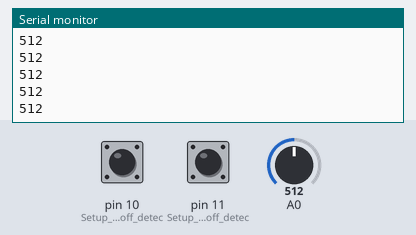
This sketch was run on a simulated Arduino Uno, built with avr-gcc and run on an emulated ATmega328P. On the bench: the last lines printed to the serial monitor. Inputs (shaded band) come from the test bench; at power-on: A0 = 512, pin 10 (Setup_for_leads_off_detec) LOW, pin 11 (Setup_for_leads_off_detec) LOW.

Above: at 1.2 s.
1.3 s: A0 set to 716
At 2.3 s:
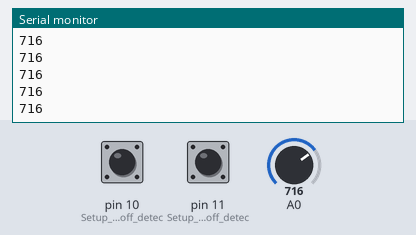
2.8 s: pin 10 (Setup_for_leads_off_detec) pulled HIGH for 0.15 s
4.4 s: A0 set to 900
At 4.9 s:
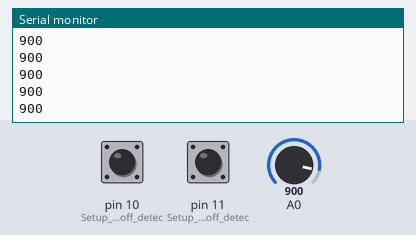
5.9 s: pin 11 (Setup_for_leads_off_detec) pulled HIGH for 3.2 s
Timing chart, 0 to 8.9 s (numbered marks = the images above; inputs shaded):
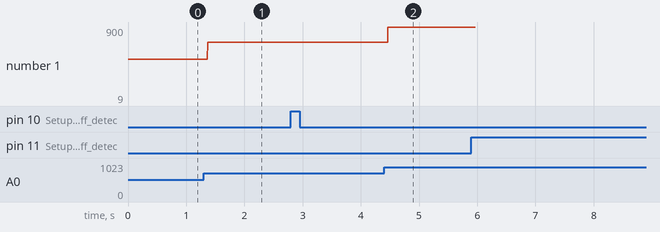

The sketch:

medtrics.ino
```cpp
void setup() {
  // initialize the serial communication:
  Serial.begin(9600);
  pinMode(10, INPUT); // Setup for leads off detection LO +
  pinMode(11, INPUT); // Setup for leads off detection LO -

}

void loop() {

  if((digitalRead(10) == 1)||(digitalRead(11) == 1)){
    //Serial.println('!');
  }
  else{
    // send the value of analog input 0:
      int value = analogRead(A0);
      //Serial.print(millis());
      //Serial.print(",");
      Serial.println(value);

  }
  //Wait for a bit to keep serial data from saturating
  delayMicroseconds(3900);
}
```

Measured:
- after the input at 1.3 s, the serial monitor: prints a new line after 0.07 s (image 1)
- after the input at 4.4 s, the serial monitor: prints a new line after 0.06 s (image 2)
- plotted number 1: 512 → 716 after the input at 1.3 s, 716 → 900 after the input at 4.4 s, 900 → 9 after the input at 5.9 s
